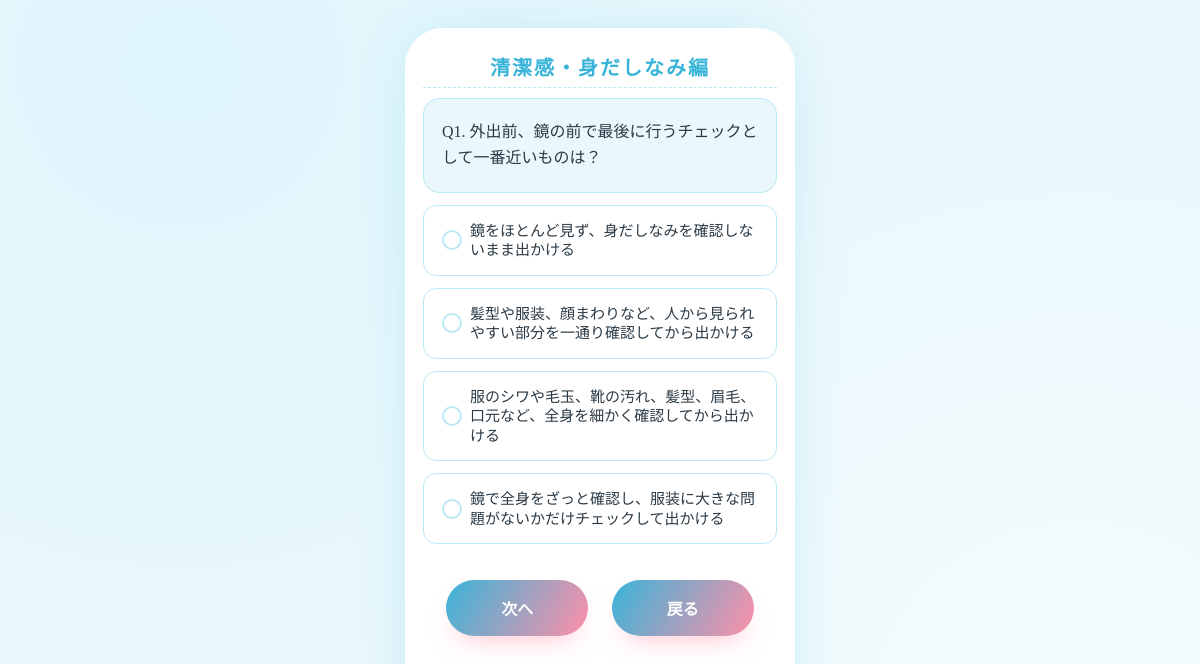
Page /application/ex/ on the committed database.
### application/models.py (models this page shows, shortened)
class Question(models.Model):
    TPO_CHOICE = [
        ("communication", "会話・コミュニケーション編"),
        ("cleanliness", "清潔感・身だしなみ編"),
        ("date", "デート・距離感編"),
        ("mental", "メンタル・余裕編"),
    ]
    category = models.CharField(
    max_length=50,
    choices=TPO_CHOICE
    )
    text = models.TextField()
    order = models.IntegerField(default=0)

class Choice(models.Model):
    question = models.ForeignKey(
        Question,
        on_delete=models.CASCADE,
        related_name="choice"
    )
    text = models.TextField()
    points = models.IntegerField()
    order = models.IntegerField()

### application/views.py (the view)
# urls.py: path("ex/",views.ex, name="ex"),
def ex(request, category=None):
    questions = Question.objects.prefetch_related("choice").order_by("order")
    if category:
        questions = Question.objects.filter(
            category=category
        ).order_by("order")
    else:
        questions = Question.objects.all().order_by(
            "category", "order"
        )
    question_count = questions.count()
    for question in questions:
        choices = list(question.choice.all())
        random.shuffle(choices)
        question.random_choices = choices
    return render(
        request,
        "application/ex.html",
        {"questions": questions,
         "question_count": question_count,
         "category": category,}
    )

### application/templates/application/ex.html (shortened to what this page needs)
{% load static %}
<!DOCTYPE html>
<html lang="ja">
<head>
    <link rel="stylesheet" href="{% static 'application/ex.css' %}">
</head>
<body>
    <div id="quiz-container">
        {% for question in questions %}
        <div class="question" {% if not forloop.first %}style="display:none;"{% endif %}>
            <h2>{{ question.get_category_display }}</h2>
            <h3>
                Q{{ question.order }}. {{ question.text }}
            </h3>
            {% for choice in question.random_choices %}
                <label>
                    <input
                        type="radio"
                        name="question_{{ question.id }}"
                        value="{{ choice.points }}"
                    >
                    {{ choice.text }}
                </label>
                <br>
            {% endfor %}
        </div>
        {% endfor %}
    </div>
    <div class="button">
        <button type="button" id="nextButton">次へ</button>
        <button type="button" id="backButton">戻る</button>
    </div>
</body>
</html>

### application/static/application/ex.css (style rules this page uses)
:root { --blue-deep: #39B4D9; --blue-main: #6FD3EC; --blue-soft: #B9E9F5; --blue-pale: #EAF8FC; --pink: #FFB2C6; --pink-deep: #FF8FA8; --gold: #FFCB61; --ink: #2B3A45; --ink-soft: #5C7480; --white: #FFFFFF; }
* { box-sizing:border-box; }
html { min-height:100%; background: radial-gradient(circle at 15% 8%, #DFF6FC 0%, transparent 55%), radial-gradient(circle at 90% 92%, #F3FCFE 0%, transparent 50%), var(--blue-pale); }
body { max-width:390px; margin:0 auto; min-height:100vh; position:relative; background:var(--white); box-shadow:0 0 60px -20px rgba(57,180,217,0.35); font-family:'Zen Kaku Gothic New', sans-serif; color:var(--ink); padding:24px 18px 30px; overflow-y:auto; }
#quiz-container { display:flex; flex-direction:column; }
.question { display:flex; flex-direction:column; animation:fadeIn .45s ease; }
.question h2 { font-size:20px; letter-spacing:.1em; font-weight:700; color:var(--blue-deep); text-align:center; margin:0 0 10px; padding-bottom:6px; border-bottom:1.5px dashed var(--blue-soft); }
.question h3 { font-family:'Kiwi Maru', serif; font-weight:500; font-size:16px; line-height:1.65; margin:0 0 12px; padding:20px 18px; background:var(--blue-pale); border:1.5px solid var(--blue-soft); border-radius:16px; }
.question label { display:flex; align-items:center; gap:8px; padding:15px 18px; margin-bottom:12px; border-radius:13px; border:1.6px solid var(--blue-soft); background:var(--white); font-size:15px; line-height:1.3; color:var(--ink); cursor:pointer; transition:background .2s ease, border-color .2s ease, transform .12s ease; }
.question input[type="radio"] { appearance:none; -webkit-appearance:none; flex:0 0 auto; width:20px; height:20px; border-radius:50%; border:2px solid var(--blue-soft); background:var(--white); position:relative; margin:0; cursor:pointer; transition:border-color .2s ease; }
.question input[type="radio"]::after { content:""; position:absolute; inset:4px; border-radius:50%; background:transparent; transition:background .15s ease; }
#nextButton { position:sticky; bottom:16px; width:100%; margin-top:24px; padding:16px 18px; border:none; border-radius:999px; font-family:inherit; font-size:16px; font-weight:700; color:var(--white); background:linear-gradient(120deg, var(--blue-deep), var(--pink-deep)); box-shadow:0 14px 26px -12px rgba(255,143,168,0.55); cursor:pointer; transition:transform .12s ease, box-shadow .2s ease; width: 40%; }
#backButton { position:sticky; bottom:16px; width:100%; margin-top:24px; padding:16px 18px; border:none; border-radius:999px; font-family:inherit; font-size:16px; font-weight:700; color:var(--white); background:linear-gradient(120deg, var(--blue-deep), var(--pink-deep)); box-shadow:0 14px 26px -12px rgba(255,143,168,0.55); cursor:pointer; transition:transform .12s ease, box-shadow .2s ease; width: 40%; }
.button { justify-content: center; display: flex; gap: 24px; }
@media (min-width:430px) { body { margin:28px auto; min-height:calc(100vh - 56px); border-radius:38px; overflow:hidden; } }

### rows in the picture
Question: category "清潔感・身だしなみ編", order "1", text "外出前、鏡の前で最後に行うチェックとして一番近いものは？"
Choice: text "鏡をほとんど見ず、身だしなみを確認しないまま出かける"
Choice: text "髪型や服装、顔まわりなど、人から見られやすい部分を一通り確認してから出かける"
Choice: text "服のシワや毛玉、靴の汚れ、髪型、眉毛、口元など、全身を細かく確認してから出かける"
Choice: text "鏡で全身をざっと確認し、服装に大きな問題がないかだけチェックして出かける"
